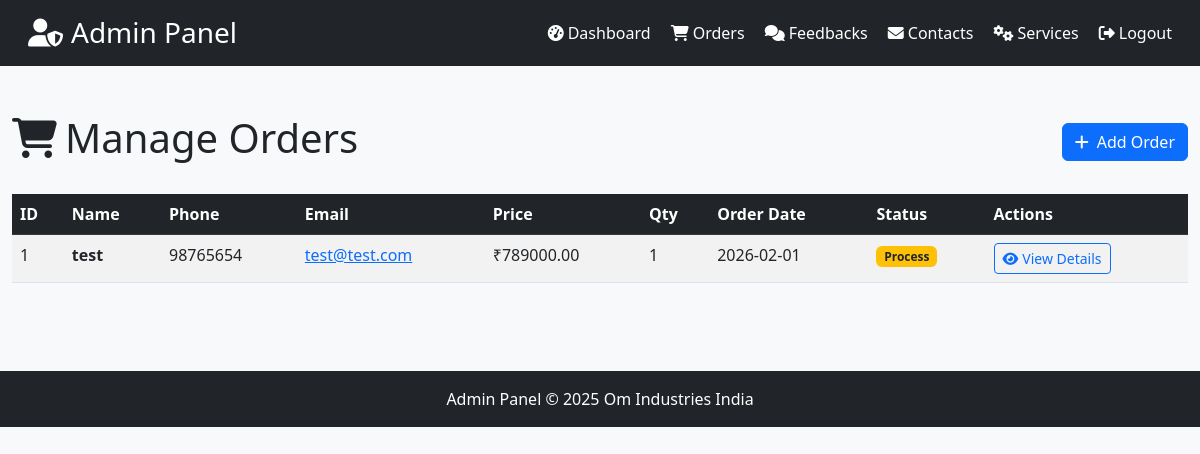
/admin/orders (signed in), run on the app's committed database.
### tables this page shows
CREATE TABLE orders (
            id INTEGER PRIMARY KEY AUTOINCREMENT,
            name TEXT NOT NULL,
            address TEXT NOT NULL,
            phone TEXT NOT NULL,
            email TEXT NOT NULL,
            price REAL NOT NULL,
            quantity INTEGER NOT NULL DEFAULT 1,
            order_date TEXT NOT NULL,
            status TEXT DEFAULT 'process',
            created_at TIMESTAMP DEFAULT CURRENT_TIMESTAMP
        );

### app.py (the view)
@app.route("/admin/orders")
def admin_order():
    if not session.get('admin_logged_in'):
        return redirect(url_for('admin_login'))
    conn = _db_connection()
    cursor = execute_query(conn, "SELECT * FROM orders ORDER BY order_date DESC, id DESC")
    orders_raw = cursor.fetchall()
    conn.close()
    orders = [_row_to_dict(o) for o in (orders_raw or [])] if orders_raw else []
    return render_template("admin/pages/order.html", title="Manage Orders", orders=orders)

### app.py (called while the page is built)
def execute_query(conn, query, params=None):
    if USE_POSTGRES:
        cursor = conn.cursor()
        if params:
            if '?' in query:
                query = query.replace('?', '%s')
            cursor.execute(query, params)
        else:
            cursor.execute(query)
        return cursor
    else:
        if params:
            return conn.execute(query, params)
        else:
            return conn.execute(query)

def _row_to_dict(row):
    if row is None:
        return None
    d = dict(row) if hasattr(row, 'keys') else {}
    for k, v in list(d.items()):
        if hasattr(v, 'strftime'):
            d[k] = v.strftime('%Y-%m-%d') if 'date' in str(k).lower() or 'at' in str(k).lower() else v.strftime('%Y-%m-%d %H:%M')
    return d

### templates/admin/pages/order.html
{% extends "admin/base_admin.html" %}
{% block content %}
<div class="container-fluid py-4">
  <div class="d-flex justify-content-between align-items-center mb-4 flex-wrap gap-2">
    <h1><i class="fas fa-shopping-cart me-2"></i>Manage Orders</h1>
    <a href="{{ url_for('admin_order_add') }}" class="btn btn-primary">
      <i class="fas fa-plus me-2"></i>Add Order
    </a>
  </div>
  {% if orders %}
  <div class="table-responsive">
    <table class="table table-striped table-hover">
      <thead class="table-dark">
        <tr>
          <th>ID</th>
          <th>Name</th>
          <th>Phone</th>
          <th>Email</th>
          <th>Price</th>
          <th>Qty</th>
          <th>Order Date</th>
          <th>Status</th>
          <th>Actions</th>
        </tr>
      </thead>
      <tbody>
        {% for order in orders %}
        <tr>
          <td>{{ order.id }}</td>
          <td><strong>{{ order.name }}</strong></td>
          <td>{{ order.phone }}</td>
          <td><a href="mailto:{{ order.email }}">{{ order.email }}</a></td>
          <td>₹{{ "%.2f"|format(order.price|float) }}</td>
          <td>{{ order.quantity }}</td>
          <td>{{ order.order_date }}</td>
          <td>
            {% set status = order.status|default('process') %}
            {% if status == 'process' %}
              <span class="badge bg-warning text-dark">Process</span>
            {% elif status == 'shipped' %}
              <span class="badge bg-info">Shipped</span>
            {% elif status == 'complete' %}
              <span class="badge bg-success">Complete</span>
            {% elif status == 'cancel' %}
              <span class="badge bg-danger">Cancel</span>
            {% else %}
              <span class="badge bg-secondary">{{ status }}</span>
            {% endif %}
          </td>
          <td>
            <a href="{{ url_for('admin_order_detail', order_id=order.id) }}" class="btn btn-sm btn-outline-primary">
              <i class="fas fa-eye me-1"></i>View Details
            </a>
          </td>
        </tr>
        {% endfor %}
      </tbody>
    </table>
  </div>
  {% else %}
  <div class="alert alert-info">
    <i class="fas fa-info-circle me-2"></i>No orders yet. <a href="{{ url_for('admin_order_add') }}">Add your first order</a>.
  </div>
  {% endif %}
</div>
{% endblock %}

### templates/admin/base_admin.html (style rules this page uses)
body { background-color: #f8f9fa; }

### data on the page
orders: id "1", name "test", phone "98765654", email "test@test.com", price "789000.00", quantity "1", order_date "2026-02-01", status "Process"
